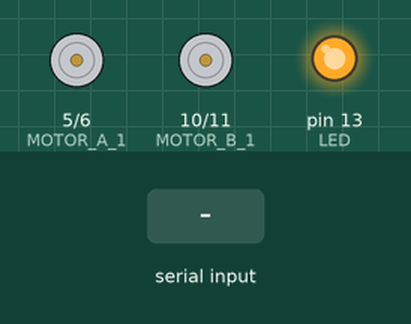
Recording of a sketch running on a simulated Arduino Uno, built with avr-gcc and run on an emulated ATmega328P. Parts: motor-driver pin pairs drawn as motors (green arrow = first pin HIGH = forward, orange = second pin HIGH = backward, longer = more drive), output pins drawn as LEDs (lit = HIGH). Inputs (shaded band) come from the test bench.

Above: at 1.2 s.
1.3 s: "F" received over the second serial link
2.8 s: "B" received over the second serial link
4.3 s: "L" received over the second serial link
5.8 s: "R" received over the second serial link
7.3 s: "G" received over the second serial link
8.8 s: "I" received over the second serial link
Timing chart, 0 to 11.3 s (numbered marks = the images above; inputs shaded):
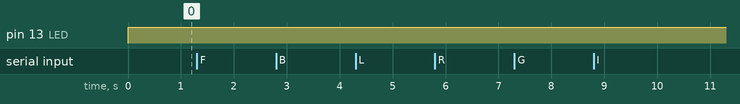

The sketch:

bluetooth_car.ino
```cpp
#define MOTOR_A_1 5
#define MOTOR_A_2 6
#define MOTOR_B_1 10
#define MOTOR_B_2 11
#define LED 13

#include <SoftwareSerial.h>

int command;
int Speed = 204;
int buttonState = 0;
int lastButtonState = 0;
int brakeTime = 45;

SoftwareSerial bluetooth(2, 3);

void setup() {
  pinMode(MOTOR_A_1, OUTPUT);
  pinMode(MOTOR_A_2, OUTPUT);
  pinMode(MOTOR_B_1, OUTPUT);
  pinMode(MOTOR_B_2, OUTPUT);
  pinMode(LED, OUTPUT);
  bluetooth.begin(9600);
}

void loop() {
  if (bluetooth.available() > 0) {
    command = bluetooth.read();
    digitalWrite(LED, LOW);
    switch (command) {
      case 'F':
        forward();
        break;
      case 'B':
        back();
        break;
      case 'L':
        left();
        break;
      case 'R':
        right();
        break;
      case 'G':
        forwardleft();
        break;
      case 'I':
        forwardright();
        break;
      case 'H':
        backleft();
        break;
      case 'J':
        backright();
        break;
      case '0':
        Speed = 100;
        break;
      case '1':
        Speed = 140;
        break;
      case '2':
        Speed = 153;
        break;
      case '3':
        Speed = 165;
        break;
      case '4':
        Speed = 178;
        break;
      case '5':
        Speed = 191;
        break;
      case '6':
        Speed = 204;
        break;
      case '7':
        Speed = 216;
        break;
      case '8':
        Speed = 229;
        break;
      case '9':
        Speed = 242;
        break;
      case 'q':
        Speed = 255;
        break;
    }
  }
  else {
    digitalWrite(LED, HIGH);
    Stop();
  }
}

void forward() {
  analogWrite(MOTOR_A_1, Speed);
  analogWrite(MOTOR_B_1, Speed);
}

void back() {
  analogWrite(MOTOR_A_2, Speed);
  analogWrite(MOTOR_B_2, Speed);
}

void left() {
  analogWrite(MOTOR_B_1, Speed);
  analogWrite(MOTOR_A_2, Speed);
}

void right() {
  analogWrite(MOTOR_B_2, Speed);
  analogWrite(MOTOR_A_1, Speed);
}

void forwardleft() {
  analogWrite(MOTOR_A_1, 0);
  analogWrite(MOTOR_B_1, Speed);
}

void forwardright() {
  analogWrite(MOTOR_A_1, Speed);
  analogWrite(MOTOR_B_1, 0);
}

void backright() {
  analogWrite(MOTOR_A_2, Speed);
  analogWrite(MOTOR_B_2, 0);
}

void backleft() {
  analogWrite(MOTOR_A_2, 0);
  analogWrite(MOTOR_B_2, Speed);
}

void Stop() {
  analogWrite(MOTOR_A_1, 0);
  analogWrite(MOTOR_A_2, 0);
  analogWrite(MOTOR_B_1, 0);
  analogWrite(MOTOR_B_2, 0);
}
```
